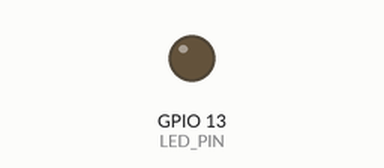
Recording of a sketch running on a simulated ESP32. On the bench: output pins drawn as LEDs (lit = HIGH). WiFi joins after 1.5 s; servers stay silent unless stated; what the sketch prints to the serial monitor is not drawn.

Above: at 0.1 s.
At 1.6 s:
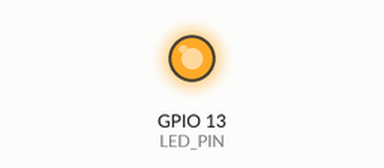
Timing chart, 0 to 3.1 s (numbered marks = the images above):
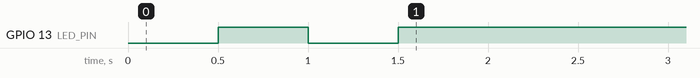

The sketch:

ESP32_demo.ino
```cpp
#include <WiFi.h>
#include <EEPROM.h>

const char* ssid = "GreenOrb"; // Network Name
const char* password =  "windsor28081"; // Password to Network
int status = WL_IDLE_STATUS;
const int LED_PIN = 13;
const int port = 80;

// WiFiUDP server;
WiFiServer server(23);

void setup()
{
    pinMode(LED_PIN, OUTPUT);
    Serial.begin(115200);
//   Serial.println("Attempting to Connect to Network...");
//   Serial.print("SSID: ");
//   Serial.println(ssid);

//   status = WiFi.begin(ssid, password);
    connectToWiFi(ssid, password);
    server.begin();

    //UDP
    // server.begin(port);
}

void loop()
{
    char temp;
    WiFiClient client = server.available();
    if (client.connected())
    {
        Serial.println("Client Connected....");
        temp = client.read();
        Serial.print(temp);
        server.write(temp);
    }

    // if there's data available, read a packet
    // int packetSize = Udp.parsePacket();
    // if (packetSize)
    // {
    //     Serial.print("Received packet of size ");
    //     Serial.println(packetSize);
    //     Serial.print("From ");
    //     IPAddress remoteIp = Udp.remoteIP();
    //     Serial.print(remoteIp);
    //     Serial.print(", port ");
    //     Serial.println(Udp.remotePort());

    //     // read the packet into packetBufffer
    //     int len = Udp.read(packetBuffer, 255);
    //     if (len > 0)
    //     {
    //         packetBuffer[len] = 0;
    //     }
    //     Serial.println("Contents:");
    //     Serial.println(packetBuffer);

    //     // send a reply, to the IP address and port that sent us the packet we received
    //     Udp.beginPacket(Udp.remoteIP(), Udp.remotePort());
    //     Udp.write(ReplyBuffer);
    //     Udp.endPacket();
    // }
}

void connectToWiFi(const char * ssid, const char * pwd) // From Sparkfun tutorial
{
    int ledState = 0;
    Serial.println("Connecting to WiFi network: " + String(ssid));

    WiFi.begin(ssid, pwd);

    while (WiFi.status() != WL_CONNECTED)
    {
        // Blink LED while we're connecting:
        digitalWrite(LED_PIN, ledState);
        ledState = (ledState + 1) % 2; // Flip ledState
        delay(500);
        Serial.print(".");
    }

    Serial.println();
    digitalWrite(LED_PIN, HIGH);
    Serial.println("WiFi connected!");
    Serial.print("IP address: ");
    Serial.println(WiFi.localIP());
}
```
